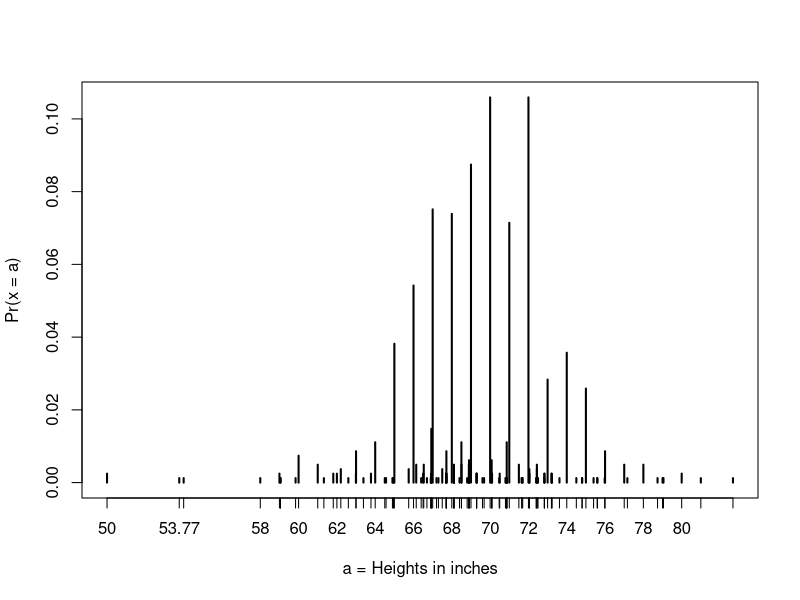

Here is the R script that generated this plot:
library(tidyverse)
library(dslabs)
data(heights)
x <- heights %>% filter(sex == "Male") %>% .$height

# pnorm() gives the value of the CDF for the normal distribution
1 - pnorm(70.5, mean(x), sd(x))

# plot distribution of exact heights in the data set
plot(prop.table(table(x)), xlab = "a = Heights in inches", ylab = "Pr(x = a)")

# clearly many students have rounded off their heights (discretization)
# thus CDFs are useful for categorical data, not discrete data
# probabilities in actual data over length 1 containing integer values
mean(x <= 68.5) - mean(x <= 67.5)
mean(x <= 69.5) - mean(x <= 68.5)
mean(x <= 70.5) - mean(x <= 69.5)

# probabilities in normal approximation match well
pnorm(68.5, mean(x), sd(x)) - pnorm(67.5, mean(x), sd(x))
pnorm(69.5, mean(x), sd(x)) - pnorm(68.5, mean(x), sd(x))
pnorm(70.5, mean(x), sd(x)) - pnorm(69.5, mean(x), sd(x))

# probabilities in intervals without integer values do not match well
mean(x <= 70.9) - mean(x <= 70.1)
pnorm(70.9, mean(x), sd(x)) - pnorm(70.1, mean(x), sd(x))
